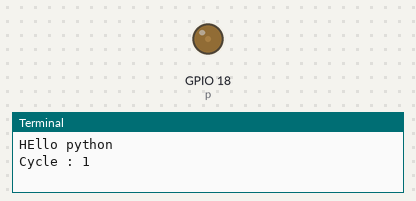
The program below on a simulated Raspberry Pi (BCM pin numbers). On the bench: output pins drawn as LEDs (lit = HIGH), the last lines printed to the terminal.

Above: at 0.05 s.
At 2.35 s:
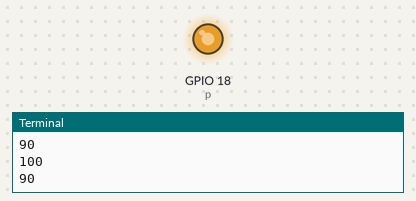
At 7.05 s:
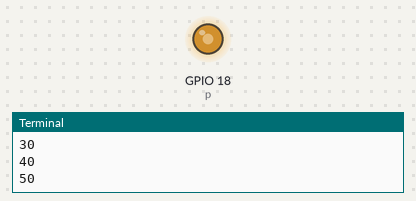
At 13.45 s:
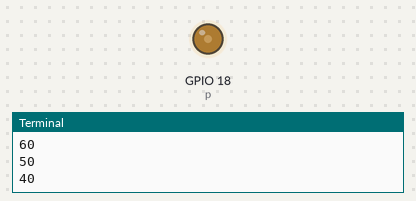
Timing chart, 0 to 19.5 s (numbered marks = the images above):
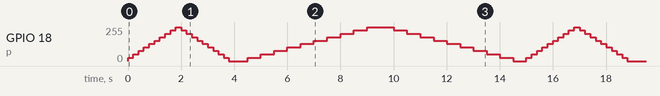

Measured:
- by itself, GPIO 18 (p): moves between 0/255 and 255/255, repeating every 15.0 s

The program:

LED_PWM.py
```python
import RPi.GPIO as GPIO
import time

GPIO.setmode(GPIO.BCM)
GPIO.setwarnings(False)
GPIO.setup(18, GPIO.OUT)

p = GPIO.PWM(18, 60) # channel 18 , 50 Hz
print("HEllo python")
p.start(0)
a = 1
aa = (10, 20, 30, 40, 50, 60, 70, 80, 90, 100, 90, 80, 70, 60, 50, 40,30 ,20, 10, 0)
while a <= 3:
    print("Cycle :",  a)
    for i in aa:
        p.ChangeDutyCycle(i)
        time.sleep(0.2)
        print(i)
    for dc in range(0,101,10):
        p.ChangeDutyCycle(dc)
        time.sleep(0.5)
        print(dc)
    for dc2 in range(100,-1,-10):
        p.ChangeDutyCycle(dc2)
        time.sleep(0.5)
        print(dc2)
    a = a +1

p.stop()
GPIO.cleanup()
```
